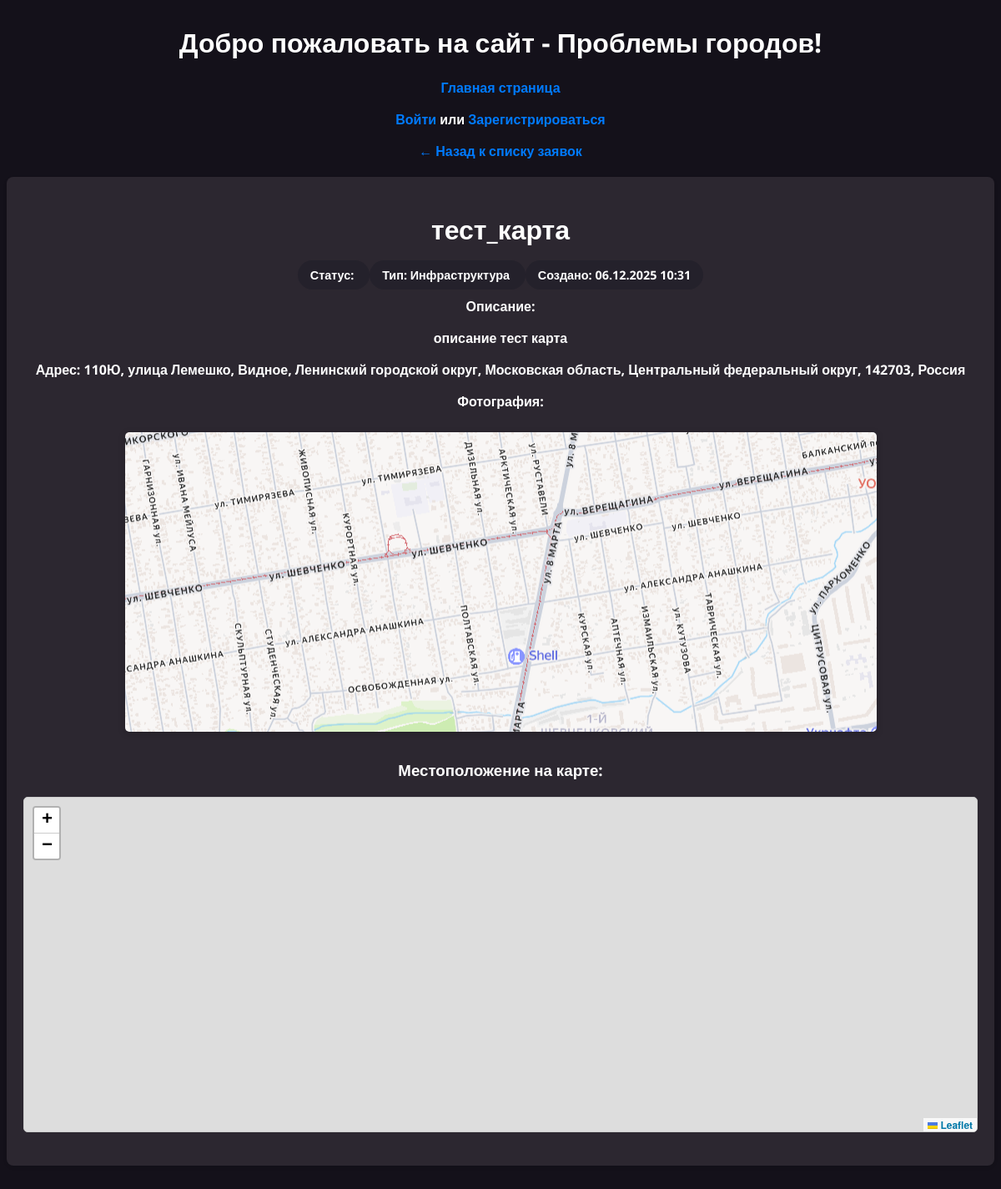
The app's page /problem/6/ with its own data.
### my_app/models.py (models this page shows, shortened)
class Problem(models.Model):
    objects = None
    PROBLEM_TYPES = (
      ('infrastructure', 'Инфраструктура'),
      ('safety', 'Безопасность'),
      ('beautification', 'Благоустройство'),
      ('social', 'Социальное'),
      ('other', 'Другое'),
    )
    STATUS_CHOICES = (
      ('new', 'Новая'),
      ('in_progress', 'В процессе'),
      ('completed', 'Решена'),
      ('rejected', 'Отклонена'),
    )
    title = models.CharField(max_length=100, verbose_name="Название", null=False, blank=False)
    description = models.TextField(max_length=1000, verbose_name="Описание", null=False, blank=False)
    picture = models.ImageField(upload_to='images', verbose_name="Фото", null=True, blank=True)
    problem_type = models.CharField(max_length=50, choices=PROBLEM_TYPES)
    address = models.CharField(max_length=300, verbose_name="Адрес обьекта", null=False, blank=False)
    status = models.CharField(max_length=50, choices=STATUS_CHOICES)
    latitude = models.FloatField(verbose_name="Широта", null=True, blank=True)
    longitude = models.FloatField(verbose_name="Долгота", null=True, blank=True)
    create_time = models.DateTimeField(default=timezone.now, verbose_name="Дата создания")

### my_app/views.py (the view)
# urls.py: path('problem/<int:pk>/', views.problem_detail_view, name='problem_detail'),
def problem_detail_view(request, pk):
  problem = get_object_or_404(Problem, pk=pk)
  return render(request, 'problem_detail.html', {'problem': problem})

### my_app/templates/problem_detail.html (shortened to what this page needs)
{% extends "base.html" %}
{% block extra_head %}
<link rel="stylesheet" href="https://unpkg.com/leaflet@1.9.4/dist/leaflet.css" />
{% endblock %}
{% block content %}
<div class="container">
    <a href="{% url 'problem_list' %}" class="back-link">← Назад к списку заявок</a>
    <div class="problem-info">
        <h1>{{ problem.title }}</h1>
        <div>
            <span class="meta-item status-{{ problem.status }}">
                <strong>Статус:</strong> {{ problem.get_status_display }}
            </span>
            <span class="meta-item">
                <strong>Тип:</strong> {{ problem.get_problem_type_display }}
            </span>
            <span class="meta-item">
                <strong>Создано:</strong> {{ problem.create_time|date:"d.m.Y H:i" }}
            </span>
        </div>
        <p><strong>Описание:</strong></p>
        <p>{{ problem.description|linebreaks }}</p>
        <p><strong>Адрес:</strong> {{ problem.address }}</p>
        {% if problem.picture %}
            <p><strong>Фотография:</strong></p>
            <img src="{{ problem.picture.url }}" alt="{{ problem.title }}" class="problem-image">
        {% else %}
            <p><strong>Фотография:</strong> не прикреплена</p>
        {% endif %}
        {% if problem.latitude and problem.longitude %}
        <div class="map-container">
            <h3>Местоположение на карте:</h3>
            <div id="problem-map"></div>
        </div>
        {% endif %}
    </div>
</div>
{% endblock %}

### my_app/templates/base.html (style rules this page uses)
html { display: grid; text-align: center; color: white; background-color: #14111A; font-family: "Open Sans", sans-serif; font-optical-sizing: auto; font-weight: 655; font-style: normal; font-variation-settings: "wdth" 91.8; }
a { text-decoration: none; color: #007bff; }

### my_app/templates/problem_detail.html (style rules this page uses)
#problem-map { height: 400px; margin: 20px 0; border: 1px solid #ccc; border-radius: 5px; }
.problem-info { margin-bottom: 20px; padding: 20px; background-color: #2C2730; border-radius: 8px; box-shadow: 0 2px 4px rgba(0,0,0,0.1); }
.problem-image { max-width: 100%; height: auto; margin: 10px 0; border-radius: 5px; box-shadow: 0 2px 8px rgba(0,0,0,0.2); }
.meta-item { background-color: #24212B; padding: 8px 15px; border-radius: 20px; font-size: 0.9em; }
.back-link { display: inline-block; margin-bottom: 20px; text-decoration: none; color: #007bff; }
div { text-align: center; }

### records on screen
Problem: title "тест_карта", problem_type "Инфраструктура", create_time "06.12.2025 10:31", description "описание тест карта", address "110Ю, улица Лемешко, Видное, Ленинский городской округ, Московская область, Центральный федеральный округ, 142703, Россия", picture (picture)
